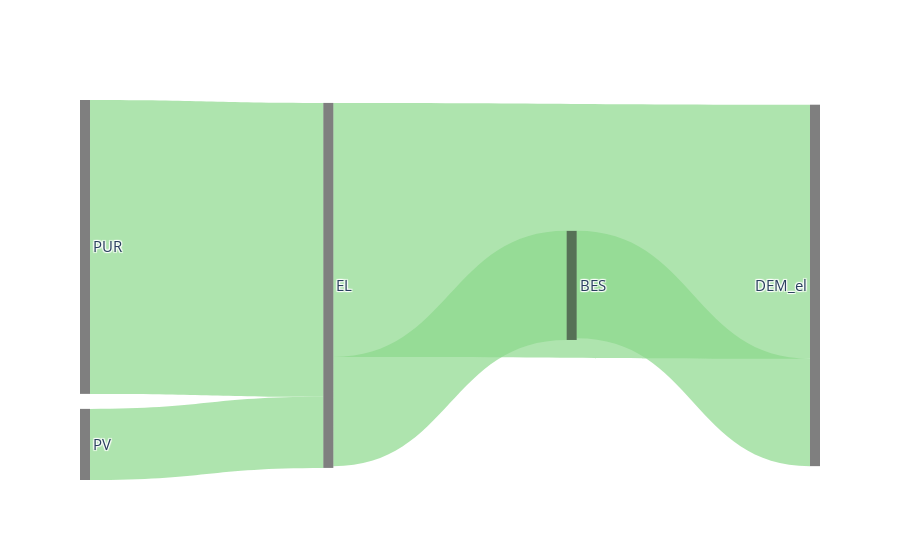

Notebook code for this chart:
### Code cell
# Specifies the energy flows for use in sankey plots.
def sankey_func(sc):
    p = sc.params
    r = sc.res
    return f"""\
    type source target value
    E PUR EL {r.E_pur_T.sum()}
    E PV EL {r.E_PV_OC_T.sum()}
    E PV SELL_el {r.E_PV_FI_T.sum()}
    E EL BES {r.E_BES_in_T.sum()}
    E BES DEM_el {r.E_BES_out_T.sum()}
    E EL DEM_el {p.E_dem_T.sum()- r.E_BES_in_T.sum()}
    """

cs.scens.sc1.plot.sankey(sankey_func)
# Note: Press F5 to update output.

### Figure 1 — Plotly figure (JSON) as saved in the notebook; plotly's stock layout.template omitted (floating-point values rounded to 4 significant figures)
{"data": [{"link": {"color": ["hsla(120, 50%, 70%, 0.7)", "hsla(120, 50%, 70%, 0.7)", "hsla(120, 50%, 70%, 0.7)", "hsla(120, 50%, 70%, 0.7)", "hsla(120, 50%, 70%, 0.7)", "hsla(120, 50%, 70%, 0.7)"], "source": [3, 2, 2, 0, 1, 0], "target": [0, 0, 5, 1, 4, 4], "value": [387.2, 93.72, 0, 143.8, 141.4, 334.8]}, "node": {"color": "hsla(0, 0%, 0%, 0.5)", "label": ["EL", "BES", "PV", "PUR", "DEM_el", "SELL_el"], "line": {"color": "white", "width": 0}, "pad": 15, "thickness": 10}, "orientation": "h", "type": "sankey", "valueformat": ".2f", "valuesuffix": "MWh"}], "layout": {"font": {"size": 15}, "title": {"text": ""}}}
